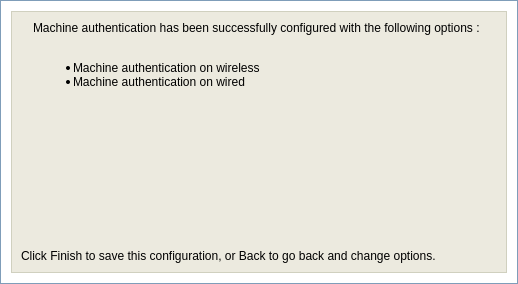
<ui version="4.0" >
 <class>Form</class>
 <widget class="QWidget" name="Form" >
  <property name="geometry" >
   <rect>
    <x>0</x>
    <y>0</y>
    <width>518</width>
    <height>284</height>
   </rect>
  </property>
  <property name="sizePolicy" >
   <sizepolicy vsizetype="Fixed" hsizetype="Fixed" >
    <horstretch>0</horstretch>
    <verstretch>0</verstretch>
   </sizepolicy>
  </property>
  <property name="minimumSize" >
   <size>
    <width>518</width>
    <height>284</height>
   </size>
  </property>
  <property name="maximumSize" >
   <size>
    <width>496</width>
    <height>262</height>
   </size>
  </property>
  <property name="windowTitle" >
   <string>Form</string>
  </property>
  <layout class="QVBoxLayout" >
   <property name="spacing" >
    <number>0</number>
   </property>
   <property name="leftMargin" >
    <number>0</number>
   </property>
   <property name="topMargin" >
    <number>0</number>
   </property>
   <property name="rightMargin" >
    <number>0</number>
   </property>
   <property name="bottomMargin" >
    <number>0</number>
   </property>
   <item>
    <widget class="QFrame" name="frameOuterCosmetic" >
     <property name="sizePolicy" >
      <sizepolicy vsizetype="Fixed" hsizetype="Preferred" >
       <horstretch>0</horstretch>
       <verstretch>0</verstretch>
      </sizepolicy>
     </property>
     <property name="minimumSize" >
      <size>
       <width>16</width>
       <height>284</height>
      </size>
     </property>
     <property name="palette" >
      <palette>
       <active>
        <colorrole role="WindowText" >
         <brush brushstyle="SolidPattern" >
          <color alpha="255" >
           <red>127</red>
           <green>157</green>
           <blue>185</blue>
          </color>
         </brush>
        </colorrole>
        <colorrole role="Base" >
         <brush brushstyle="SolidPattern" >
          <color alpha="255" >
           <red>255</red>
           <green>255</green>
           <blue>255</blue>
          </color>
         </brush>
        </colorrole>
        <colorrole role="Window" >
         <brush brushstyle="SolidPattern" >
          <color alpha="255" >
           <red>255</red>
           <green>255</green>
           <blue>255</blue>
          </color>
         </brush>
        </colorrole>
       </active>
       <inactive>
        <colorrole role="WindowText" >
         <brush brushstyle="SolidPattern" >
          <color alpha="255" >
           <red>127</red>
           <green>157</green>
           <blue>185</blue>
          </color>
         </brush>
        </colorrole>
        <colorrole role="Base" >
         <brush brushstyle="SolidPattern" >
          <color alpha="255" >
           <red>255</red>
           <green>255</green>
           <blue>255</blue>
          </color>
         </brush>
        </colorrole>
        <colorrole role="Window" >
         <brush brushstyle="SolidPattern" >
          <color alpha="255" >
           <red>255</red>
           <green>255</green>
           <blue>255</blue>
          </color>
         </brush>
        </colorrole>
       </inactive>
       <disabled>
        <colorrole role="WindowText" >
         <brush brushstyle="SolidPattern" >
          <color alpha="255" >
           <red>127</red>
           <green>127</green>
           <blue>127</blue>
          </color>
         </brush>
        </colorrole>
        <colorrole role="Base" >
         <brush brushstyle="SolidPattern" >
          <color alpha="255" >
           <red>255</red>
           <green>255</green>
           <blue>255</blue>
          </color>
         </brush>
        </colorrole>
        <colorrole role="Window" >
         <brush brushstyle="SolidPattern" >
          <color alpha="255" >
           <red>255</red>
           <green>255</green>
           <blue>255</blue>
          </color>
         </brush>
        </colorrole>
       </disabled>
      </palette>
     </property>
     <property name="autoFillBackground" >
      <bool>true</bool>
     </property>
     <property name="frameShape" >
      <enum>QFrame::Box</enum>
     </property>
     <property name="frameShadow" >
      <enum>QFrame::Plain</enum>
     </property>
     <layout class="QVBoxLayout" >
      <property name="spacing" >
       <number>10</number>
      </property>
      <property name="leftMargin" >
       <number>10</number>
      </property>
      <property name="topMargin" >
       <number>10</number>
      </property>
      <property name="rightMargin" >
       <number>10</number>
      </property>
      <property name="bottomMargin" >
       <number>10</number>
      </property>
      <item>
       <widget class="QFrame" name="frame" >
        <property name="palette" >
         <palette>
          <active>
           <colorrole role="WindowText" >
            <brush brushstyle="SolidPattern" >
             <color alpha="255" >
              <red>208</red>
              <green>208</green>
              <blue>191</blue>
             </color>
            </brush>
           </colorrole>
           <colorrole role="Base" >
            <brush brushstyle="SolidPattern" >
             <color alpha="255" >
              <red>255</red>
              <green>255</green>
              <blue>255</blue>
             </color>
            </brush>
           </colorrole>
           <colorrole role="Window" >
            <brush brushstyle="SolidPattern" >
             <color alpha="255" >
              <red>236</red>
              <green>234</green>
              <blue>223</blue>
             </color>
            </brush>
           </colorrole>
          </active>
          <inactive>
           <colorrole role="WindowText" >
            <brush brushstyle="SolidPattern" >
             <color alpha="255" >
              <red>208</red>
              <green>208</green>
              <blue>191</blue>
             </color>
            </brush>
           </colorrole>
           <colorrole role="Base" >
            <brush brushstyle="SolidPattern" >
             <color alpha="255" >
              <red>255</red>
              <green>255</green>
              <blue>255</blue>
             </color>
            </brush>
           </colorrole>
           <colorrole role="Window" >
            <brush brushstyle="SolidPattern" >
             <color alpha="255" >
              <red>236</red>
              <green>234</green>
              <blue>223</blue>
             </color>
            </brush>
           </colorrole>
          </inactive>
          <disabled>
           <colorrole role="WindowText" >
            <brush brushstyle="SolidPattern" >
             <color alpha="255" >
              <red>118</red>
              <green>116</green>
              <blue>108</blue>
             </color>
            </brush>
           </colorrole>
           <colorrole role="Base" >
            <brush brushstyle="SolidPattern" >
             <color alpha="255" >
              <red>236</red>
              <green>234</green>
              <blue>223</blue>
             </color>
            </brush>
           </colorrole>
           <colorrole role="Window" >
            <brush brushstyle="SolidPattern" >
             <color alpha="255" >
              <red>236</red>
              <green>234</green>
              <blue>223</blue>
             </color>
            </brush>
           </colorrole>
          </disabled>
         </palette>
        </property>
        <property name="autoFillBackground" >
         <bool>true</bool>
        </property>
        <property name="frameShape" >
         <enum>QFrame::Box</enum>
        </property>
        <property name="frameShadow" >
         <enum>QFrame::Plain</enum>
        </property>
        <layout class="QVBoxLayout" >
         <item>
          <widget class="QFrame" name="frame_3" >
           <property name="minimumSize" >
            <size>
             <width>16</width>
             <height>30</height>
            </size>
           </property>
           <property name="frameShape" >
            <enum>QFrame::NoFrame</enum>
           </property>
           <property name="frameShadow" >
            <enum>QFrame::Raised</enum>
           </property>
           <layout class="QVBoxLayout" >
            <property name="spacing" >
             <number>4</number>
            </property>
            <property name="leftMargin" >
             <number>12</number>
            </property>
            <property name="topMargin" >
             <number>0</number>
            </property>
            <property name="rightMargin" >
             <number>0</number>
            </property>
            <property name="bottomMargin" >
             <number>0</number>
            </property>
            <item>
             <widget class="QLabel" name="resultLabel" >
              <property name="palette" >
               <palette>
                <active>
                 <colorrole role="WindowText" >
                  <brush brushstyle="SolidPattern" >
                   <color alpha="255" >
                    <red>0</red>
                    <green>0</green>
                    <blue>0</blue>
                   </color>
                  </brush>
                 </colorrole>
                </active>
                <inactive>
                 <colorrole role="WindowText" >
                  <brush brushstyle="SolidPattern" >
                   <color alpha="255" >
                    <red>0</red>
                    <green>0</green>
                    <blue>0</blue>
                   </color>
                  </brush>
                 </colorrole>
                </inactive>
                <disabled>
                 <colorrole role="WindowText" >
                  <brush brushstyle="SolidPattern" >
                   <color alpha="255" >
                    <red>118</red>
                    <green>116</green>
                    <blue>108</blue>
                   </color>
                  </brush>
                 </colorrole>
                </disabled>
               </palette>
              </property>
              <property name="text" >
               <string>Machine authentication has been successfully configured with the following options :&lt;br>&lt;ul>&lt;li>Machine authentication on wireless&lt;/li>&lt;li>Machine authentication on wired&lt;/li>&lt;/ul></string>
              </property>
             </widget>
            </item>
           </layout>
          </widget>
         </item>
         <item>
          <spacer>
           <property name="orientation" >
            <enum>Qt::Vertical</enum>
           </property>
           <property name="sizeHint" >
            <size>
             <width>476</width>
             <height>111</height>
            </size>
           </property>
          </spacer>
         </item>
         <item>
          <widget class="QLabel" name="label" >
           <property name="palette" >
            <palette>
             <active>
              <colorrole role="WindowText" >
               <brush brushstyle="SolidPattern" >
                <color alpha="255" >
                 <red>0</red>
                 <green>0</green>
                 <blue>0</blue>
                </color>
               </brush>
              </colorrole>
             </active>
             <inactive>
              <colorrole role="WindowText" >
               <brush brushstyle="SolidPattern" >
                <color alpha="255" >
                 <red>0</red>
                 <green>0</green>
                 <blue>0</blue>
                </color>
               </brush>
              </colorrole>
             </inactive>
             <disabled>
              <colorrole role="WindowText" >
               <brush brushstyle="SolidPattern" >
                <color alpha="255" >
                 <red>118</red>
                 <green>116</green>
                 <blue>108</blue>
                </color>
               </brush>
              </colorrole>
             </disabled>
            </palette>
           </property>
           <property name="text" >
            <string>Click Finish to save this configuration, or Back to go back and change options.</string>
           </property>
          </widget>
         </item>
        </layout>
       </widget>
      </item>
     </layout>
    </widget>
   </item>
  </layout>
 </widget>
 <resources/>
 <connections/>
</ui>
